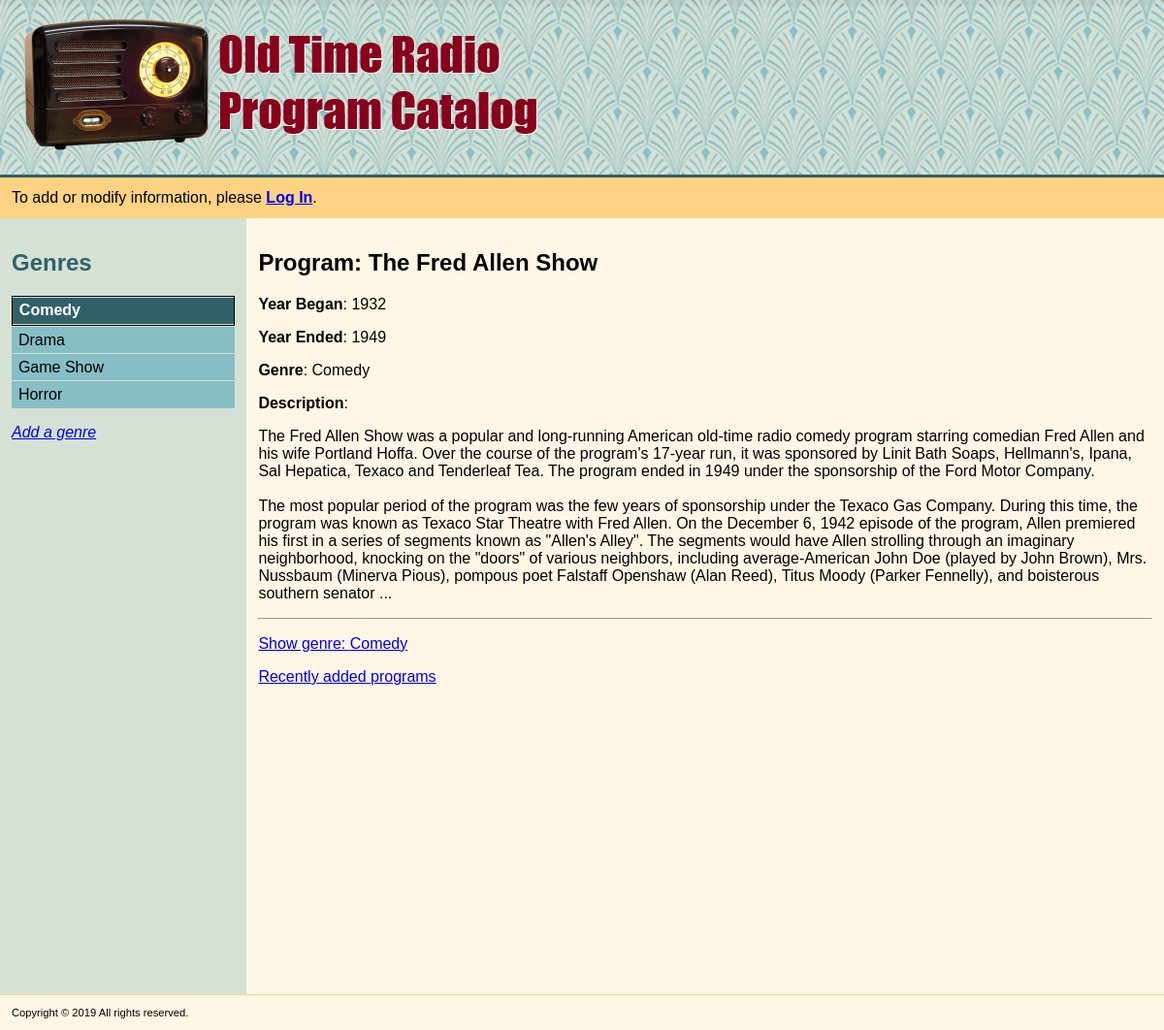
/genre/1/program/13/show, run on the app's committed database.
### models.py (models this page shows, shortened)
class Genre(Base):
    __tablename__ = 'genre'
    id = Column(Integer, primary_key=True)
    name = Column(String(100), nullable=False, unique=True)
    user_id = Column(Integer, ForeignKey('user.id'))
    user = relationship(User)
    time_created = Column(DateTime(timezone=True), server_default=func.now())
    time_updated = Column(DateTime(timezone=True), onupdate=func.now())

class Program(Base):
    __tablename__ = 'program'
    name = Column(String(120), nullable=False, unique=True)
    id = Column(Integer, primary_key=True)
    description = Column(String(1000))
    yearBegan = Column(Integer, nullable=False)
    yearEnded = Column(Integer, nullable=False)
    genre_id = Column(Integer, ForeignKey('genre.id'))
    genre = relationship(Genre)
    user_id = Column(Integer, ForeignKey('user.id'))
    user = relationship(User)
    time_created = Column(DateTime(timezone=True), server_default=func.now())
    time_updated = Column(DateTime(timezone=True), onupdate=func.now())

### application.py (the view)
@app.route('/genre/<int:genre_id>/program/<int:program_id>/show')
def showProgram(genre_id, program_id):
    genres = session.query(Genre).order_by('name').all()
    genre = session.query(Genre).filter_by(id=genre_id).one()
    program = session.query(Program).filter_by(id=program_id).one()
    return render_template('showProgram.html', genres=genres, genre=genre,
                           program=program)

### application.py (called while the page is built)
def _fk_pragma_on_connect(dbapi_con, con_record):
    dbapi_con.execute('pragma foreign_keys=ON')

### templates/showProgram.html (shortened to what this page needs)
{% extends "main.html" %}
{% block content %}
<h1>Program: {{program.name}}</h1>
<p><strong>Year Began</strong>: {{program.yearBegan}}</p>
<p><strong>Year Ended</strong>: {{program.yearEnded}}</p>
<p><strong>Genre</strong>: {{genre.name}}</p>
<p><strong>Description</strong>:</p>
<p class="description">{{program.description}}</p>
<hr>
<p>
	<a href='{{url_for("showGenre", genre_id=genre.id)}}'>
	Show genre: {{genre.name}}
	</a>
</p>
<p>
	<a href='{{url_for("latestPrograms")}}'>
	Recently added programs
	</a>
</p>
{% endblock %}

### templates/nav.html
<h1>Genres</h1>
{% if genres|count > 0 %}
	<ul>
	{% for g in genres %}
	<li {% if genre and genre.id == g.id %}class="selected"{% endif %}><a href='{{url_for("showGenre", genre_id=g.id)}}'>{{g.name}}</a></li>
	{% endfor %}
	</ul>
{% else %}
	<p>There are no genres currently defined.</p>
{% endif %}
{% if request.path != '/genre/add' %}
	<p><a href='{{url_for("addGenre")}}'>Add a genre</a></p>
{% endif %}

### static/style.css (style rules this page uses)
* { box-sizing: border-box; }
div.container, html, body { height: 100%; margin: 0; padding: 0; }
body { font-family: Arial; }
nav > h1 { color: #316168 }
nav > ul { list-style-type: none; margin: 0; padding: 0; }
nav > ul a { display: block; color: #000; padding: 2% 3%; text-decoration: none; margin: 1px 0px; background-color: #87bec6; }
nav > ul > li.selected a { font-weight: bold; color: white; background-color: #316168; }
nav > ul >li.selected { border: 1px solid black; }
nav > p > a { font-style: italic; }
p.description { white-space: pre-wrap; }

### data on the page
Genre: name "Comedy"
Genre: name "Drama"
Genre: name "Game Show"
Genre: name "Horror"
Program: name "The Fred Allen Show", yearBegan "1932", yearEnded "1949", description "The Fred Allen Show was a popular and long-running American old-time radio comedy program starring comedian Fred Allen and his wife Portland Hoffa. Over the course of the program's 17-year run, it was sponsored by Linit Bath Soaps, Hellmann's, Ipana, Sal Hepatica, Texaco and Tenderleaf Tea. The program ended in 1949 under the sponsorship of the Ford Motor Company. The most popular period of the program was the few years of sponsorship under the Texaco Gas Company. During this time, the program was known as Texaco Star Theatre with Fred Allen. On the December 6, 1942 episode of the program, Allen premiered his first in a series of segments known as \"Allen's Alley\". The segments would have…"
